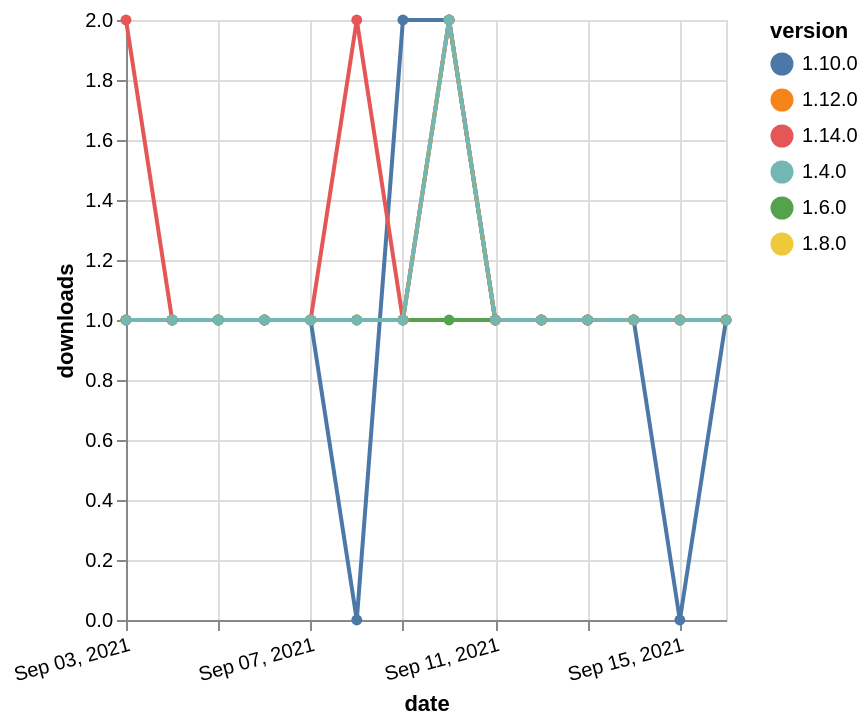

The Vega-Lite source for this figure:
### Vega-Lite specification from a JSON file in a GitHub repository (floating-point values rounded to 4 significant figures)
{"$schema": "https://vega.github.io/schema/vega-lite/v5.json", "description": "A simple bar chart with embedded data.", "data": {"values": [{"date": "2021-09-03", "total": 179, "delta": 1, "version": "1.6.0"}, {"date": "2021-09-04", "total": 180, "delta": 1, "version": "1.6.0"}, {"date": "2021-09-05", "total": 181, "delta": 1, "version": "1.6.0"}, {"date": "2021-09-06", "total": 182, "delta": 1, "version": "1.6.0"}, {"date": "2021-09-07", "total": 183, "delta": 1, "version": "1.6.0"}, {"date": "2021-09-08", "total": 184, "delta": 1, "version": "1.6.0"}, {"date": "2021-09-09", "total": 185, "delta": 1, "version": "1.6.0"}, {"date": "2021-09-10", "total": 186, "delta": 1, "version": "1.6.0"}, {"date": "2021-09-11", "total": 187, "delta": 1, "version": "1.6.0"}, {"date": "2021-09-12", "total": 188, "delta": 1, "version": "1.6.0"}, {"date": "2021-09-13", "total": 189, "delta": 1, "version": "1.6.0"}, {"date": "2021-09-14", "total": 190, "delta": 1, "version": "1.6.0"}, {"date": "2021-09-15", "total": 191, "delta": 1, "version": "1.6.0"}, {"date": "2021-09-16", "total": 192, "delta": 1, "version": "1.6.0"}, {"date": "2021-09-03", "total": 166, "delta": 1, "version": "1.8.0"}, {"date": "2021-09-04", "total": 167, "delta": 1, "version": "1.8.0"}, {"date": "2021-09-05", "total": 168, "delta": 1, "version": "1.8.0"}, {"date": "2021-09-06", "total": 169, "delta": 1, "version": "1.8.0"}, {"date": "2021-09-07", "total": 170, "delta": 1, "version": "1.8.0"}, {"date": "2021-09-08", "total": 171, "delta": 1, "version": "1.8.0"}, {"date": "2021-09-09", "total": 172, "delta": 1, "version": "1.8.0"}, {"date": "2021-09-10", "total": 174, "delta": 2, "version": "1.8.0"}, {"date": "2021-09-11", "total": 175, "delta": 1, "version": "1.8.0"}, {"date": "2021-09-12", "total": 176, "delta": 1, "version": "1.8.0"}, {"date": "2021-09-13", "total": 177, "delta": 1, "version": "1.8.0"}, {"date": "2021-09-14", "total": 178, "delta": 1, "version": "1.8.0"}, {"date": "2021-09-15", "total": 179, "delta": 1, "version": "1.8.0"}, {"date": "2021-09-16", "total": 180, "delta": 1, "version": "1.8.0"}, {"date": "2021-09-03", "total": 150, "delta": 1, "version": "1.10.0"}, {"date": "2021-09-04", "total": 151, "delta": 1, "version": "1.10.0"}, {"date": "2021-09-05", "total": 152, "delta": 1, "version": "1.10.0"}, {"date": "2021-09-06", "total": 153, "delta": 1, "version": "1.10.0"}, {"date": "2021-09-07", "total": 154, "delta": 1, "version": "1.10.0"}, {"date": "2021-09-08", "total": 154, "delta": 0, "version": "1.10.0"}, {"date": "2021-09-09", "total": 156, "delta": 2, "version": "1.10.0"}, {"date": "2021-09-10", "total": 158, "delta": 2, "version": "1.10.0"}, {"date": "2021-09-11", "total": 159, "delta": 1, "version": "1.10.0"}, {"date": "2021-09-12", "total": 160, "delta": 1, "version": "1.10.0"}, {"date": "2021-09-13", "total": 161, "delta": 1, "version": "1.10.0"}, {"date": "2021-09-14", "total": 162, "delta": 1, "version": "1.10.0"}, {"date": "2021-09-15", "total": 162, "delta": 0, "version": "1.10.0"}, {"date": "2021-09-16", "total": 163, "delta": 1, "version": "1.10.0"}, {"date": "2021-09-03", "total": 117, "delta": 2, "version": "1.14.0"}, {"date": "2021-09-04", "total": 118, "delta": 1, "version": "1.14.0"}, {"date": "2021-09-05", "total": 119, "delta": 1, "version": "1.14.0"}, {"date": "2021-09-06", "total": 120, "delta": 1, "version": "1.14.0"}, {"date": "2021-09-07", "total": 121, "delta": 1, "version": "1.14.0"}, {"date": "2021-09-08", "total": 123, "delta": 2, "version": "1.14.0"}, {"date": "2021-09-09", "total": 124, "delta": 1, "version": "1.14.0"}, {"date": "2021-09-10", "total": 126, "delta": 2, "version": "1.14.0"}, {"date": "2021-09-11", "total": 127, "delta": 1, "version": "1.14.0"}, {"date": "2021-09-12", "total": 128, "delta": 1, "version": "1.14.0"}, {"date": "2021-09-13", "total": 129, "delta": 1, "version": "1.14.0"}, {"date": "2021-09-14", "total": 130, "delta": 1, "version": "1.14.0"}, {"date": "2021-09-15", "total": 131, "delta": 1, "version": "1.14.0"}, {"date": "2021-09-16", "total": 132, "delta": 1, "version": "1.14.0"}, {"date": "2021-09-03", "total": 166, "delta": 1, "version": "1.12.0"}, {"date": "2021-09-04", "total": 167, "delta": 1, "version": "1.12.0"}, {"date": "2021-09-05", "total": 168, "delta": 1, "version": "1.12.0"}, {"date": "2021-09-06", "total": 169, "delta": 1, "version": "1.12.0"}, {"date": "2021-09-07", "total": 170, "delta": 1, "version": "1.12.0"}, {"date": "2021-09-08", "total": 171, "delta": 1, "version": "1.12.0"}, {"date": "2021-09-09", "total": 172, "delta": 1, "version": "1.12.0"}, {"date": "2021-09-10", "total": 174, "delta": 2, "version": "1.12.0"}, {"date": "2021-09-11", "total": 175, "delta": 1, "version": "1.12.0"}, {"date": "2021-09-12", "total": 176, "delta": 1, "version": "1.12.0"}, {"date": "2021-09-13", "total": 177, "delta": 1, "version": "1.12.0"}, {"date": "2021-09-14", "total": 178, "delta": 1, "version": "1.12.0"}, {"date": "2021-09-15", "total": 179, "delta": 1, "version": "1.12.0"}, {"date": "2021-09-16", "total": 180, "delta": 1, "version": "1.12.0"}, {"date": "2021-09-03", "total": 205, "delta": 1, "version": "1.4.0"}, {"date": "2021-09-04", "total": 206, "delta": 1, "version": "1.4.0"}, {"date": "2021-09-05", "total": 207, "delta": 1, "version": "1.4.0"}, {"date": "2021-09-06", "total": 208, "delta": 1, "version": "1.4.0"}, {"date": "2021-09-07", "total": 209, "delta": 1, "version": "1.4.0"}, {"date": "2021-09-08", "total": 210, "delta": 1, "version": "1.4.0"}, {"date": "2021-09-09", "total": 211, "delta": 1, "version": "1.4.0"}, {"date": "2021-09-10", "total": 213, "delta": 2, "version": "1.4.0"}, {"date": "2021-09-11", "total": 214, "delta": 1, "version": "1.4.0"}, {"date": "2021-09-12", "total": 215, "delta": 1, "version": "1.4.0"}, {"date": "2021-09-13", "total": 216, "delta": 1, "version": "1.4.0"}, {"date": "2021-09-14", "total": 217, "delta": 1, "version": "1.4.0"}, {"date": "2021-09-15", "total": 218, "delta": 1, "version": "1.4.0"}, {"date": "2021-09-16", "total": 219, "delta": 1, "version": "1.4.0"}]}, "width": "container", "mark": {"type": "line", "point": {"filled": true}}, "encoding": {"x": {"field": "date", "type": "temporal", "timeUnit": "yearmonthdate", "title": "date", "axis": {"labelAngle": -15}}, "y": {"field": "delta", "type": "quantitative", "title": "downloads"}, "color": {"field": "version", "type": "nominal"}, "tooltip": {"field": "delta"}}}
